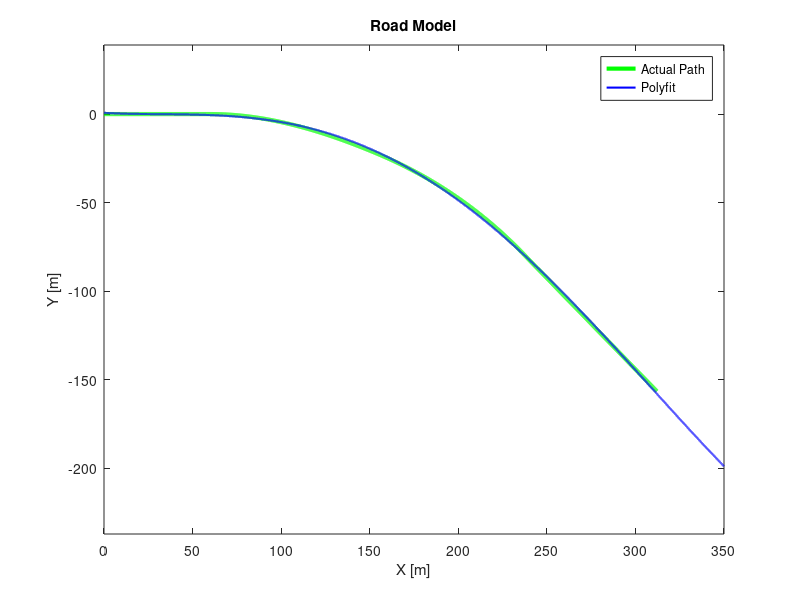

Here is the MATLAB script that generated this plot:
clear all
close all
clc

% Trajectory plot %
load('PathData.mat');
plot(X,Y,'g','Linewidth',3);hold on;

% Curve fitting %
P = polyfit(X,Y,4);
x = 0 : 0.01 : 350;
y = polyval(P,x);

plot(x,y,'b','Linewidth',1.5)
xlabel('X [m]');ylabel('Y [m]');
title('Road Model');legend('Actual Path','Polyfit');
axis equal